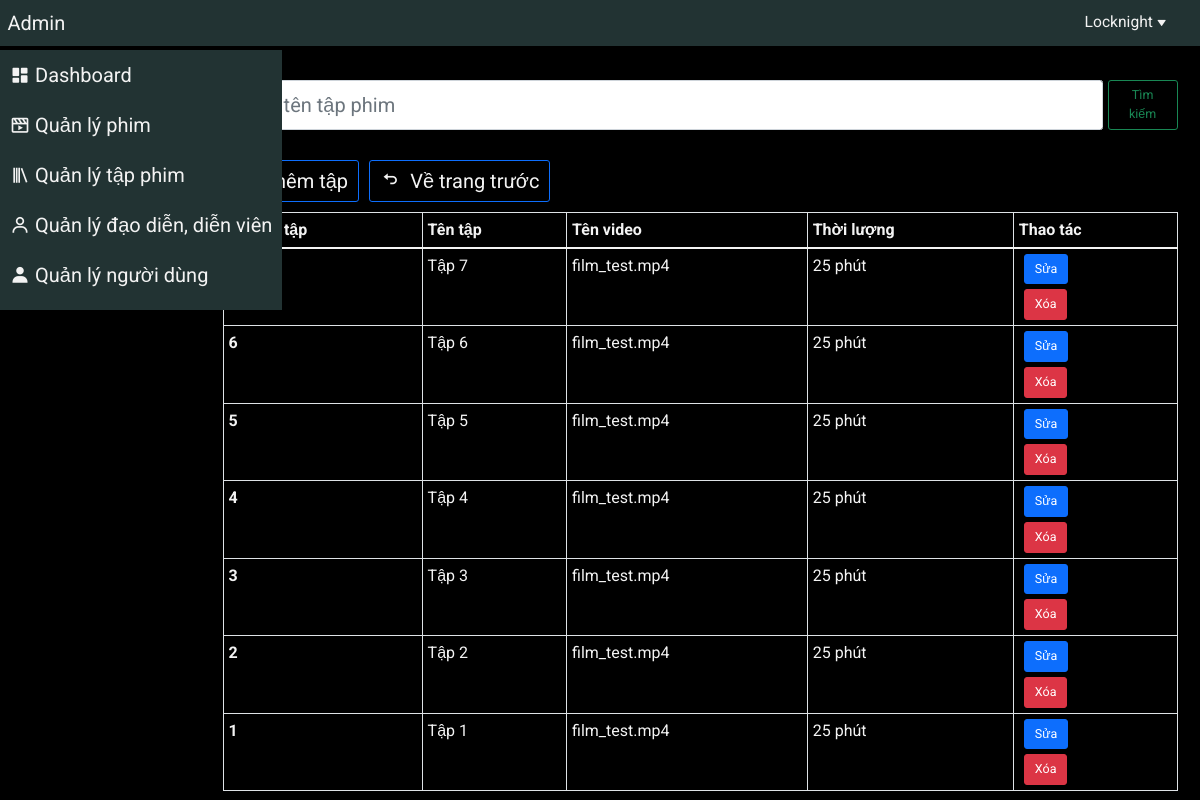
The page /admin/manage_episode.php?film_id=45 (signed in) on the database its author committed.
### tables this page shows
CREATE TABLE `episodes` (
	`ep_id` INT(25) NOT NULL AUTO_INCREMENT,
	`ep_name` varchar(50),
	`ep_video` varchar(300),
	`ep_order` INT(10) NOT NULL,
	`film_id` INT(20) NOT NULL,
	PRIMARY KEY (`ep_id`)
);

CREATE TABLE `films` (
	`film_id` INT(20) NOT NULL AUTO_INCREMENT,
	`name` varchar(150) NOT NULL,
	`name2` varchar(150),
	`image` varchar(300),
	`image_banner` varchar(300),
	`trailer` varchar(300),
	`IMDb` FLOAT(3),
	`year` INT(5),
	`description` varchar(1000),
	`episode_number` INT(10),
	`duration` INT(10),
	`num_view` INT(20),
	`nation_id` INT(5) NOT NULL,
	`created_at` TIMESTAMP NOT NULL,
	`updated_at` TIMESTAMP NOT NULL,
	`film_type` INT(5) NOT NULL,
	PRIMARY KEY (`film_id`)
);

### public/admin/manage_episode.php (the view, shortened to what this page needs)
<!DOCTYPE html>
<html lang="en">
<head>
    <?php include('./link_css.php') ?>
</head>
<body>
    <div class="wrapper container-fluid">
        <?php include('./header.php') ?>
        <div class="row">
            <div class="col-12 col-md-2">
                <?php include('./sidebar_menu.php') ?>
            </div>
            <div class="col-12 col-md-10">
                <div class="container manage-ep">
                    <form class="d-flex my-5" method="GET" action="">
                        <input class="form-control me-2" type="search" placeholder="Nhập tên tập phim" aria-label="Search" style="font-size: 2rem;" name="search-ep" id="search-ep">
                        <button class="btn btn-lg btn-outline-success" type="submit">Tìm kiếm</button>
                    </form>
                    <div class="add-section my-3">
                        <a href="./add_episode.php?film_id=<?= $_GET['film_id'] ?>" class="btn btn-lg btn-outline-primary">
                            Thêm tập
                        </a>
                        <a href="./manage_film_episode.php" class="ms-3 btn btn-lg btn-outline-primary">
                            <i class='bx bx-undo'></i>
                            Về trang trước
                        </a>
                    </div>
                    <table class="table table-bordered table-responsive">
                        <thead>
                            <tr>
                                <th scope="col">
                                    Thứ tự tập
                                </th>
                                <th scope="col">Tên tập</th>
                                <th scope="col">Tên video</th>
                                <th scope="col">Thời lượng</th>
                                <th scope="col">Thao tác</th>
                            </tr>
                        </thead>
                        <tbody>
                            <?php
                                $film_id = $_GET['film_id'];
                                if (isset($_GET['search-ep'])) {
                                    $search = $_GET['search-ep'];
                                    $sql = "SELECT e.*, f.duration as `duration` FROM `episodes` as e, `films` as f
                                            WHERE (`ep_name` LIKE ? OR `ep_oder` LIKE ?)
                                                   AND e.film_id = f.film_id
                                                   AND e.film_id = ?
                                            ORDER BY `ep_order` DESC
                                    ";
                                    $stmt = $conn->prepare($sql);
                                    $search = "%$search%";
                                    $stmt->bind_param('ssi', $search, $search, $film_id);
                                    $stmt->execute();
                                    $result = $stmt->get_result();
                                } else {
                                    $sql = "SELECT e.*, f.duration as `duration` FROM `episodes` as e, `films` as f
                                            WHERE e.film_id = f.film_id
                                                  AND e.film_id = ?
                                            ORDER BY `ep_order` DESC";
                                    $stmt = $conn->prepare($sql);
                                    $stmt->bind_param('i', $film_id);
                                    $stmt->execute();
                                    $result = $stmt->get_result();
                                }
                                while ($row = $result->fetch_assoc()) {
                            ?>
                                <tr>
                                    <th scope="row"><?= $row['ep_order'] ?></th>
                                    <td>
                                        <?= $row['ep_name'] ?>
                                    </td>
                                    <td>
                                        <?= $row['ep_video'] ?>
                                    </td>
                                    <td>
                                        <?= $row['duration'] ?> phút
                                    </td>
                                    <td class="">
                                        <a href="./edit_episode.php?film_id=<?= $row['film_id'] ?>&ep_id=<?= $row['ep_id'] ?>" class="edit-film btn btn-lg btn-xs btn-primary mx-2">
                                            Sửa
                                        </a>
                                        <form class="delete_ep"
                                                action="./delete_episode.php?film_id=<?= $film_id ?>&ep_id=<?= $row['ep_id'] ?>"
                                                method="GET"
                                        >
                                            <button type="button" class="delete-ep btn btn-lg btn-xs btn-danger mx-2 mt-2" name="delete-ep"
                                                onclick="confirmDelete(this, 'Bạn muốn xóa tập này?')"
                                            >
                                                Xóa
                                            </button>
                                        </form>
                                    </td>
                                </tr>
                            <?php
                                }
                            ?>
                        </tbody>
                    </table>
                </div>
            </div>
        </div>
    </div>
</body>
</html>

### public/admin/assets/css/base.css (style rules this page uses)
:root { --main-color: #ffe600; --bg-color: #000; --bg-box-color: #233; --text-color: #f3f3f3; }
* { padding: 0; margin: 0; box-sizing: border-box; font-size: 62.5%; font-family: 'Roboto', sans-serif; }
a { text-decoration: none; color: var(--text-color); }
.wrapper { padding-top: 50px; }

### public/admin/assets/css/main.css (style rules this page uses)
body { background-color: var(--bg-color); }
.add-section a { font-size: 2rem; color: var(--text-color) }
.add-section a i { font-size: 2rem; margin-right: 5px; }
.table { width: 100%; color: var(--text-color); }
.table th { font-size: 1.6rem; color: var(--text-color); }
.table td { font-size: 1.6rem; color: var(--text-color); }

### rows shown on the page
episodes: ep_name "Tập 7", ep_video "film_test.mp4", film.duration "25"
episodes: ep_order "6", ep_name "Tập 6", ep_video "film_test.mp4", film.duration "25"
episodes: ep_order "5", ep_name "Tập 5", ep_video "film_test.mp4", film.duration "25"
episodes: ep_order "4", ep_name "Tập 4", ep_video "film_test.mp4", film.duration "25"
episodes: ep_order "3", ep_name "Tập 3", ep_video "film_test.mp4", film.duration "25"
episodes: ep_order "2", ep_name "Tập 2", ep_video "film_test.mp4", film.duration "25"
episodes: ep_order "1", ep_name "Tập 1", ep_video "film_test.mp4", film.duration "25"
